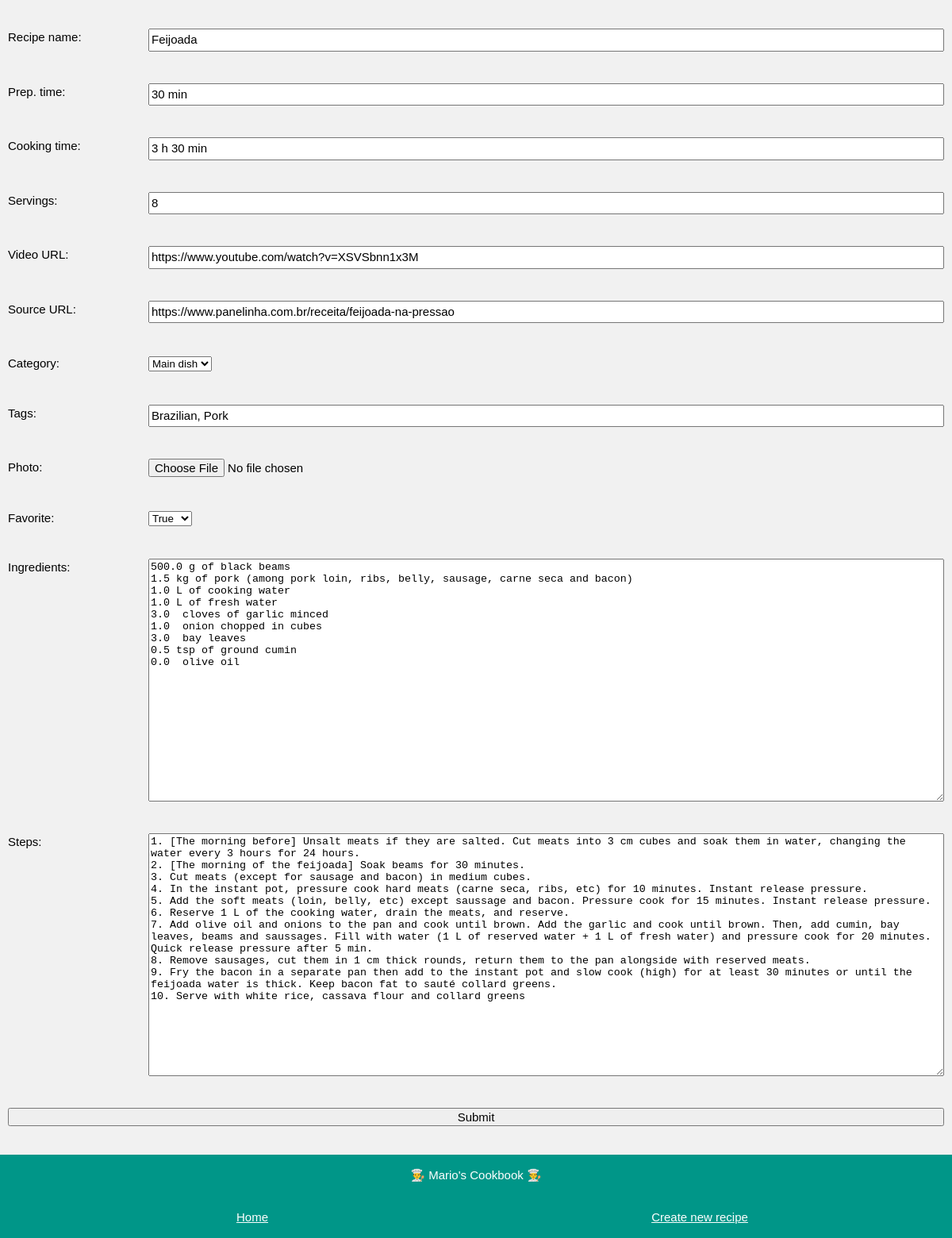
Screenshot of /edit/Feijoada with the database file from the repository.
### app_config.py (models this page shows, shortened)
class Recipe(db.Model):
    name = db.Column(db.String, nullable=False, unique=True, primary_key=True)
    prepTime = db.Column(db.String, nullable=False)
    cookingTime = db.Column(db.String, nullable=False)
    servings = db.Column(db.Integer, nullable=False)
    videoURL = db.Column(db.String, nullable=False)
    sourceURL = db.Column(db.String, nullable=False)
    steps = db.Column(db.Text, nullable=False)
    photo = db.Column(db.String, nullable=False)
    favorite = db.Column(db.Boolean, default=False)
    category = db.Column(db.String, nullable=False)
    tags = db.Column(db.String, nullable=False)
    ingredients = db.relationship('Ingredient', backref='recipe', lazy=True)

class Ingredient(db.Model):
    id = db.Column(db.Integer, primary_key=True)
    name = db.Column(db.String, nullable=False)
    amount = db.Column(db.Float, default=0)
    unit = db.Column(db.String, default='')
    recipe_name = db.Column(db.String, db.ForeignKey('recipe.name'), nullable=False)

### app_edit.py (the view, shortened to what this page needs)
@app.route('/edit/<name>', methods=['POST', 'GET'])
def edit(name):
    if request.method == 'GET':
        recipe = Recipe.query.get(name)
        amounts = []
        for ingredient in recipe.ingredients:
            amount = ingredient.amount
            amounts.append(amount)
        n_amounts = range(len(amounts))
        return render_template('edit.html', recipe=recipe, amounts=amounts,
                               n_amounts=n_amounts, new=False, categories = known_categories)

### templates/edit.html (shortened to what this page needs)
<!DOCTYPE html>
<html>
<head>
    <link rel="stylesheet" href="../static/css/edit.css">
    <link rel='stylesheet' href='../static/css/fonts.css'>
</head>
<body class="background-color">
    <div class="page-container">
        {% if new == False %}
        <form action="/edit/{{recipe.name}}" method="POST" enctype="multipart/form-data">
        {% else %}
        <form action="/new/" method="POST" enctype="multipart/form-data">
        {% endif %}
            <div class="form-item">
                <label for="name">Recipe name: </label>
                {% if new == False %}
                <input type="text" id="name" name="name" value="{{recipe.name}}">
                {% else %}
                <input type="text" id="name" name="name">
                {% endif %}
            </div>
            <div class="form-item">
                <label for="prepTime">Prep. time: </label>
                {% if new == False %}
                <input type="text" id="prepTime" name="prepTime" value="{{recipe.prepTime}}">
                {% else %}
                <input type="text" id="prepTime" name="prepTime">
                {% endif %}
            </div>
            <div class="form-item">
                <label for="cookingTime">Cooking time: </label>
                {% if new == False %}
                <input type="text" id="cookingTime" name="cookingTime" value="{{recipe.cookingTime}}">
                {% else %}
                <input type="text" id="cookingTime" name="cookingTime">
                {% endif %}
            </div>
            <div class="form-item">
                <label for="servings">Servings: </label>
                {% if new == False %}
                <input type="number" step="1" id="servings" name="servings" value="{{recipe.servings}}">
                {% else %}
                <input type="number" step="1" id="servings" name="servings">
                {% endif %}
            </div>
            <div class="form-item">
                <label for="videoURL">Video URL: </label>
                {% if new == False %}
                <input type="text" id="videoURL" name="videoURL" value="{{recipe.videoURL}}">
                {% else %}
                <input type="text" id="videoURL" name="videoURL">
                {% endif %}
            </div>
            <div class="form-item">
                <label for="sourceURL">Source URL: </label>
                {% if new == False %}
                <input type="text" id="sourceURL" name="sourceURL" value="{{recipe.sourceURL}}">
                {% else %}
                <input type="text" id="sourceURL" name="sourceURL">
                {% endif %}
            </div>
            <div class="form-item">
                <label for="category">Category: </label>
                <div class="custom-select" style="width:200px;">
                    {% if new == False %}
                    <select id="category" name="category">
                        {% for c in categories%}
                            <option value="{{c}}" {%if recipe.category == c %} selected {% endif %}> {{c}} </option>
                        {% endfor %}
                    </select>
                    {% else %}
                    <select id="category" name="category">
                        {% for c in categories%}
                            <option value="{{c}}" > {{c}} </option>
                        {% endfor %}
                    </select>
                    {% endif %}
                </div>
            </div>
            <div class="form-item">
                <label for="tags">Tags: </label>
                {% if new == False %}
                <input type="text" id="tags" name="tags" value="{{recipe.tags}}">
                {% else %}
                <input type="text" id="tags" name="tags">
                {% endif %}
            </div>
            <div class="form-item">
                <label for="photo">Photo: </label>
                <input type="file" id="file" name="file">
            </div>
            <div class="form-item">
                <label for="favorite">Favorite: </label>
                <div class="custom-select" style="width:200px;">
                    <select id="favorite" name="favorite">
                        {% if new == False %}
                        {% if recipe.favorite == False %}
                        <option value="0" selected>False</option>
                        <option value="1">True</option>
                        {% else %}
                        <option value="1" selected>True</option>
                        {% endif %}
                        {% else %}
                        <option value="0">False</option>
                        <option value="1">True</option>
                        {% endif %}
                    </select>
                </div>
            </div>
            <div class="form-item">
                <label for="ingredients">Ingredients: </label>
                {% if new == False %}
                <textarea id="ingredients" name="ingredients" rows="20" cols="50">
{% for i in n_amounts %}{{ amounts[i] }} {{ recipe.ingredients[i].unit }} {{ recipe.ingredients[i].name }}
{% endfor %}</textarea>
                {% else %}
                <textarea id="ingredients" name="ingredients" rows="20" cols="50"></textarea>
                {% endif %}
            </div>
            <div class="form-item">
                <label for="steps">Steps: </label>
                {% if new == False %}
                <textarea id="steps" name="steps" rows="20" cols="50">{{recipe.steps}}</textarea>
                {% else %}
                <textarea id="steps" name="steps" rows="20" cols="50"></textarea>
                {% endif %}
            </div>
            <div class="form-item-submit">
                <input type="submit" value="Submit">
            </div>
        </form>
    </div>
    <footer class="footer">
        <p class='footer-item'>👨‍🍳 Mario's Cookbook 👨‍🍳</p>
        <div class='footer-grid'>
            <div class='footer-item'><a href="/"> Home</a></div>
            <div class='footer-item'><a href="/new"> Create new recipe</a></div>
        </div>
    </footer>
</body>
</html>

### static/css/edit.css (style rules this page uses)
body { --themeColor: #009688; --grey:#757575; }
.background-color { color:#000!important;background-color:#f1f1f1!important }
.page-container { margin-left:auto;margin-right:auto;margin-top:16px!important;max-width:1400px; }
.form-item { display: grid; grid-template-columns: 15% 85%; padding:20px 10px }
.form-item-submit { display: grid; grid-template-columns: 100%; padding:20px 10px }
input { font:inherit;margin:0 }
.footer { padding:0.01em 16px; color:#fff!important;background-color:var(--themeColor)!important; text-align:center; display:inline-block;width:100%; margin-top:16px!important }
.footer-grid { display: grid; grid-template-columns: 50% 50%; padding:1em 20px; }
.footer-item { color:#fff }
p { color:#3d3d3d; }
html,body,h1,h2,h3,h4,h5,h6 { font-family: "Roboto", sans-serif }
a { color: inherit; background-color:transparent }
html { box-sizing:border-box }
*,*:before,*:after { box-sizing:inherit }
html { -ms-text-size-adjust:100%;-webkit-text-size-adjust:100% }
body { margin:0 }
html,body { font-family:Verdana,sans-serif;font-size:15px;line-height:1.5 }
html { overflow-x:hidden }

### rows the page displays
Recipe: name "Feijoada", prepTime "30 min", cookingTime "3 h 30 min", servings "8", videoURL "https://www.youtube.com/watch?v=XSVSbnn1x3M", sourceURL "https://www.panelinha.com.br/receita/feijoada-na-pressao", category "Main dish", tags "Brazilian, Pork", favorite "True", steps "1. [The morning before] Unsalt meats if they are salted. Cut meats into 3 cm cubes and soak them in water, changing the water every 3 hours for 24 hours. 2. [The morning of the feijoada] Soak beams for 30 minutes. 3. Cut meats (except for sausage and bacon) in medium cubes. 4. In the instant pot, pressure cook hard meats (carne seca, ribs, etc) for 10 minutes. Instant release pressure. 5. Add the soft meats (loin, belly, etc) except saussage and bacon. Pressure cook for 15 minutes. Instant release pressure. 6. Reserve 1 L of the cooking water, drain the meats, and reserve. 7. Add olive oil and onions to the pan and cook until brown. Add the garlic and cook until brown. Then, add cumin, bay…"
Ingredient: ingredients "500.0 g of black beams 1.5 kg of pork (among pork loin, ribs, belly, sausage, carne seca and bacon) 1.0 L of cooking water 1.0 L of fresh water 3.0 cloves of garlic minced 1.0 onion chopped in cubes 3.0 bay leaves 0.5 tsp of ground cumin 0.0 olive oil"
